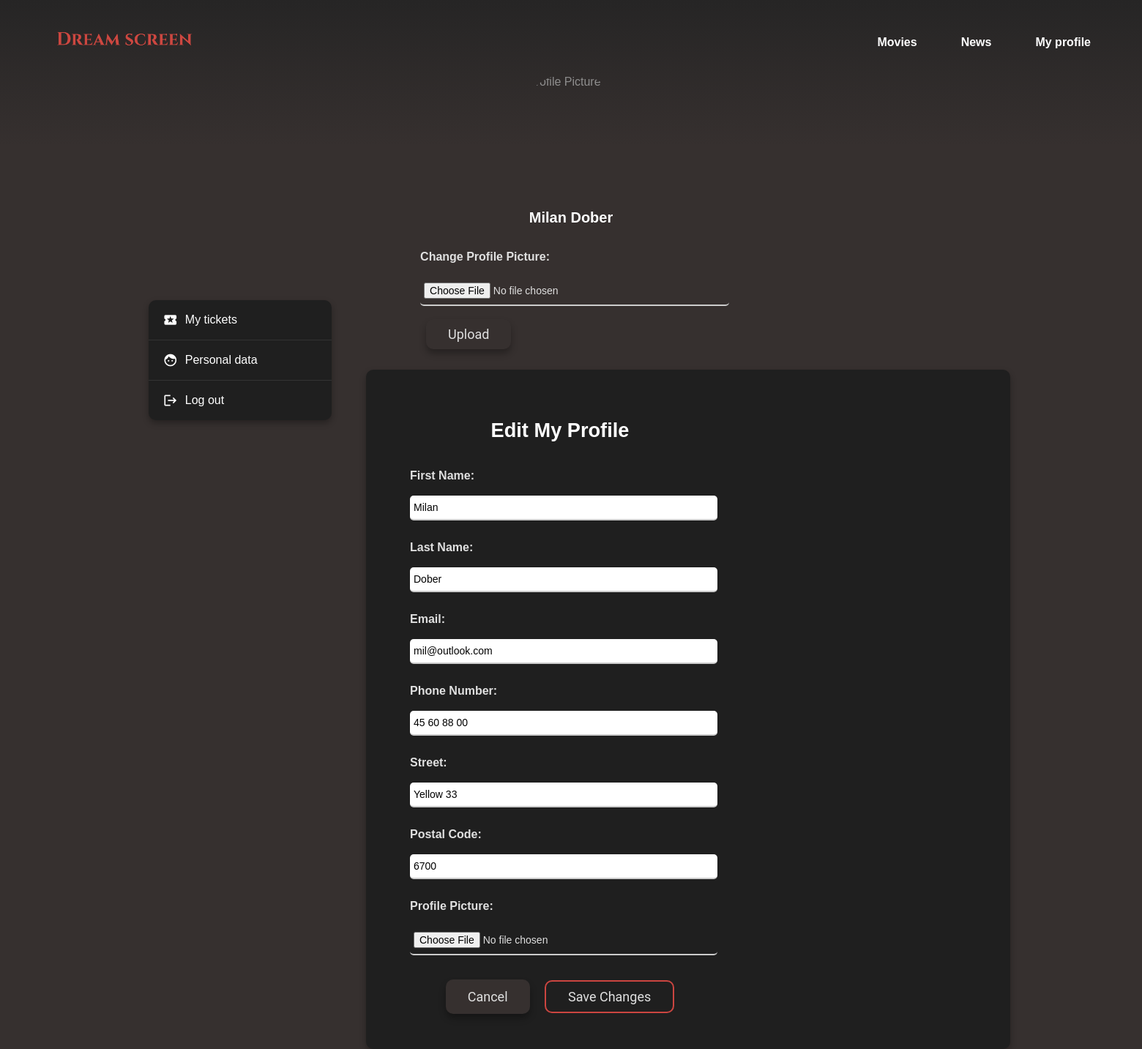
The page /user_profile/views/edit_user.php (signed in) on the database its author committed.
### tables this page shows
CREATE TABLE User (
    userID INT AUTO_INCREMENT PRIMARY KEY,
    firstName VARCHAR(80) NOT NULL,
    lastName VARCHAR(80) NOT NULL,
    email VARCHAR(100) NOT NULL,
    userPicture VARCHAR(255),
    phoneNumber VARCHAR(11),
    password VARCHAR(100) NOT NULL,
    street VARCHAR(100),
    postalCode VARCHAR(4),
    FOREIGN KEY (postalCode) REFERENCES PostalCode(postalCode)
);

### user_profile/templates/user_sidebar_logic.php (called while the page is built, shortened)
<?php
require_once '../classes/user.php';
$userID = $_SESSION['user_id'];
$user = new User();
$currentPage = basename($_SERVER['PHP_SELF']);
$userData = $user->getUserProfile($userID);
$userData = array_map(
    fn($value) => $value !== null ? htmlspecialchars($value, ENT_QUOTES, 'UTF-8') : '',
    $userData
);
?>

### user_profile/classes/user.php (called while the page is built, shortened)
<?php
require_once '../../includes/connection.php';
class User {
    private $db;
    public function __construct() {
        global $db;
        $this->db = $db;
    }
    public function getUserProfile($userID) {
        $stmt = $this->db->prepare('
            SELECT u.*, p.city
            FROM User u
            LEFT JOIN PostalCode p ON u.postalCode = p.postalCode
            WHERE userID = :userID
        ');
        $stmt->execute(['userID' => $userID]);
        return $stmt->fetch(PDO::FETCH_ASSOC);
    }
}

### user_profile/views/edit_user.php (the view, shortened to what this page needs)
<?php
require_once '../classes/user.php';
include '../../navbar_footer/cinema_navbar.php';
include '../templates/user_sidebar.php';
$userID = $_SESSION['user_id'];
$user = new User();
$userData = $user->getUserProfile($userID);
?>
<!DOCTYPE html>
<html lang="en">
<head>
    <link rel="stylesheet" href="../../css/style.css">
</head>
<body>
    <div class="user-account-main">
        <div class="user-account-data">
            <div class="user-account-form-container">
                <div class="edit-profile-container">
                    <form action="../actions/edit_user_logic.php" method="POST" enctype="multipart/form-data" class="edit-profile-form">
                        <h2>Edit My Profile</h2>
                        <div class="form-group">
                            <label for="firstName">First Name:</label>
                            <input type="text" id="firstName" name="firstName"
                                   value="<?= htmlspecialchars($userData['firstName'], ENT_QUOTES, 'UTF-8'); ?>" required>
                        </div>
                        <div class="form-group">
                            <label for="lastName">Last Name:</label>
                            <input type="text" id="lastName" name="lastName"
                                   value="<?= htmlspecialchars($userData['lastName'], ENT_QUOTES, 'UTF-8'); ?>" required>
                        </div>
                        <div class="form-group">
                            <label for="email">Email:</label>
                            <input type="email" id="email" name="email"
                                   value="<?= htmlspecialchars($userData['email'], ENT_QUOTES, 'UTF-8'); ?>" required>
                        </div>
                        <div class="form-group">
                            <label for="phoneNumber">Phone Number:</label>
                            <input type="text" id="phoneNumber" name="phoneNumber"
                                   value="<?= htmlspecialchars($userData['phoneNumber'], ENT_QUOTES, 'UTF-8'); ?>">
                        </div>
                        <div class="form-group">
                            <label for="street">Street:</label>
                            <input type="text" id="street" name="street"
                                   value="<?= htmlspecialchars($userData['street'], ENT_QUOTES, 'UTF-8'); ?>">
                        </div>
                        <div class="form-group">
                            <label for="postalCode">Postal Code:</label>
                            <input type="text" id="postalCode" name="postalCode"
                                   value="<?= htmlspecialchars($userData['postalCode'], ENT_QUOTES, 'UTF-8'); ?>" required>
                        </div>
                        <div class="form-group">
                            <label for="userPicture">Profile Picture:</label>
                            <input type="file" id="userPicture" name="userPicture" accept="image/jpeg, image/png">
                        </div>
                        <div class="form-actions">
                            <a href="user_data.php" class="btn-primary">Cancel</a>
                            <button type="submit" class="btn-secondary">Save Changes</button>
                        </div>
                    </form>
                </div>
            </div>
        </div>
    </div>
</body>
</html>

### user_profile/templates/user_sidebar.php (shortened to what this page needs)
<?php require_once 'user_sidebar_logic.php'; ?>
<ul class="user-account-sidebar">
    <li class="user-nav-item">
        <a href="../views/tickets.php" class="user-account-sidebar-link <?= $currentPage === 'tickets.php' ? 'active' : ''; ?>">
            <span class="material-icons">local_activity</span> My tickets
        </a>
    </li>
    <li class="user-nav-item">
        <a href="../views/user_data.php" class="user-account-sidebar-link <?= $currentPage === 'user_data.php' ? 'active' : ''; ?>">
            <span class="material-icons">face</span> Personal data
        </a>
    </li>
    <li class="user-nav-item">
        <a href="../../loginPDO/actions/logout.php" class="user-account-sidebar-link">
            <span class="material-icons">logout</span> Log out
        </a>
    </li>
</ul>
<section class="user-account-profile">
    <img src="<?= $userData['userPicture'] ?>" alt="Profile Picture" class="user-account-avatar">
    <h2 class="user-account-name"><?= $userData['firstName'] . ' ' . $userData['lastName']; ?></h2>
    <form action="" method="post" enctype="multipart/form-data">
        <label for="userPicture">Change Profile Picture:</label>
        <input type="file" name="userPicture" id="userPicture" accept="image/jpeg, image/png">
        <button type="submit" class="btn btn-primary">Upload</button>
    </form>
</section>

### css/style.css (style rules this page uses)
body { font-family: Arial, Helvetica, sans-serif; background: #36302F; color: #E0E0E0; margin: 0; padding: 0; box-sizing: border-box; line-height: 1.5; }
h1, h2, h3, h4, h5 { color: #ffffff; font-weight: 600; margin: 1em 0 0.5em; line-height: 1.2; }
h2 { font-size: 1.7em; padding-bottom: 20px; text-align: center; }
button, .btn-primary, .btn-secondary { font-family: 'Roboto', sans-serif; font-size: 18px; cursor: pointer; padding: 10px 30px; margin: 8px; border-radius: 10px; transition: all 0.3s ease; display: inline-flex; align-items: center; justify-content: center; text-align: center; text-decoration: none; box-shadow: 0 6px 10px rgba(0, 0, 0, 0.3); }
.btn-primary { background-color: #36302F; color: #E0E0E0; border: none; }
.btn-secondary { background-color: transparent; border: 2px solid #CB4540; color: #E0E0E0; box-shadow: none; }
input { width: 100%; padding: 10px; margin: 10px 0; border: 1px solid #aaa; border-radius: 5px; }
.user-account-profile { display: flex; flex-direction: column; align-items: center; margin-bottom: 20px; margin-top: 100px; }
.user-account-avatar { width: 150px; height: 150px; border-radius: 50%; margin-bottom: 15px; }
.user-account-name { font-size: 20px; text-align: center; color: #ffffff; font-weight: bold; margin-bottom: 10px; }
.user-account-sidebar { list-style: none; padding: 0; margin-top: 310px; margin-left: 13%; width: 250px; background: #1f1f1f; border-radius: 10px; position: fixed; box-shadow: 0px 4px 8px rgba(0, 0, 0, 0.3); }
.user-nav-item { border-bottom: 1px solid #333; }
.user-nav-item:last-child { border-bottom: none; }
.user-account-sidebar-link { display: flex; align-items: center; padding: 15px 20px; text-decoration: none; color: #fff; font-size: 16px; transition: background-color 0.3s, color 0.3s; }
.user-account-sidebar-link span.material-icons { margin-right: 10px; font-size: 20px; }
.user-account-main { display: flex; justify-content: space-between; padding: 0; margin-left: 500px; width: 1200px; }
.user-account-data { width: 70%; background-color: #2b2b2b; padding: 20px; border-radius: 10px; box-shadow: 0 4px 8px rgba(0, 0, 0, 0.3); background: #1f1f1f; }
.user-account-form-container { display: grid; grid-template-columns: 1fr 1fr; gap: 20px; }
.form-group label { font-weight: bold; margin-bottom: 5px; display: block; fill:none; }
.edit-profile-container { padding: 20px 40px; border-radius: 10px; width: 100%; max-width: 500px; text-align: center; }
.form-group { margin-bottom: 15px; text-align: left; background-color: none; }
label { display: block; font-weight: bold; margin-bottom: 5px; }
input[type="text"], input[type="email"], input[type="file"] { width: 100%; border: none; border-bottom: 2px solid #ccc; padding: 8px 5px; font-size: 14px; outline: none; transition: border-color 0.3s; background-color: none; }

### rows shown on the page
user: firstName "Milan", lastName "Dober", email "mil@outlook.com", phoneNumber "45 60 88 00", street "Yellow 33", postalCode "6700"
